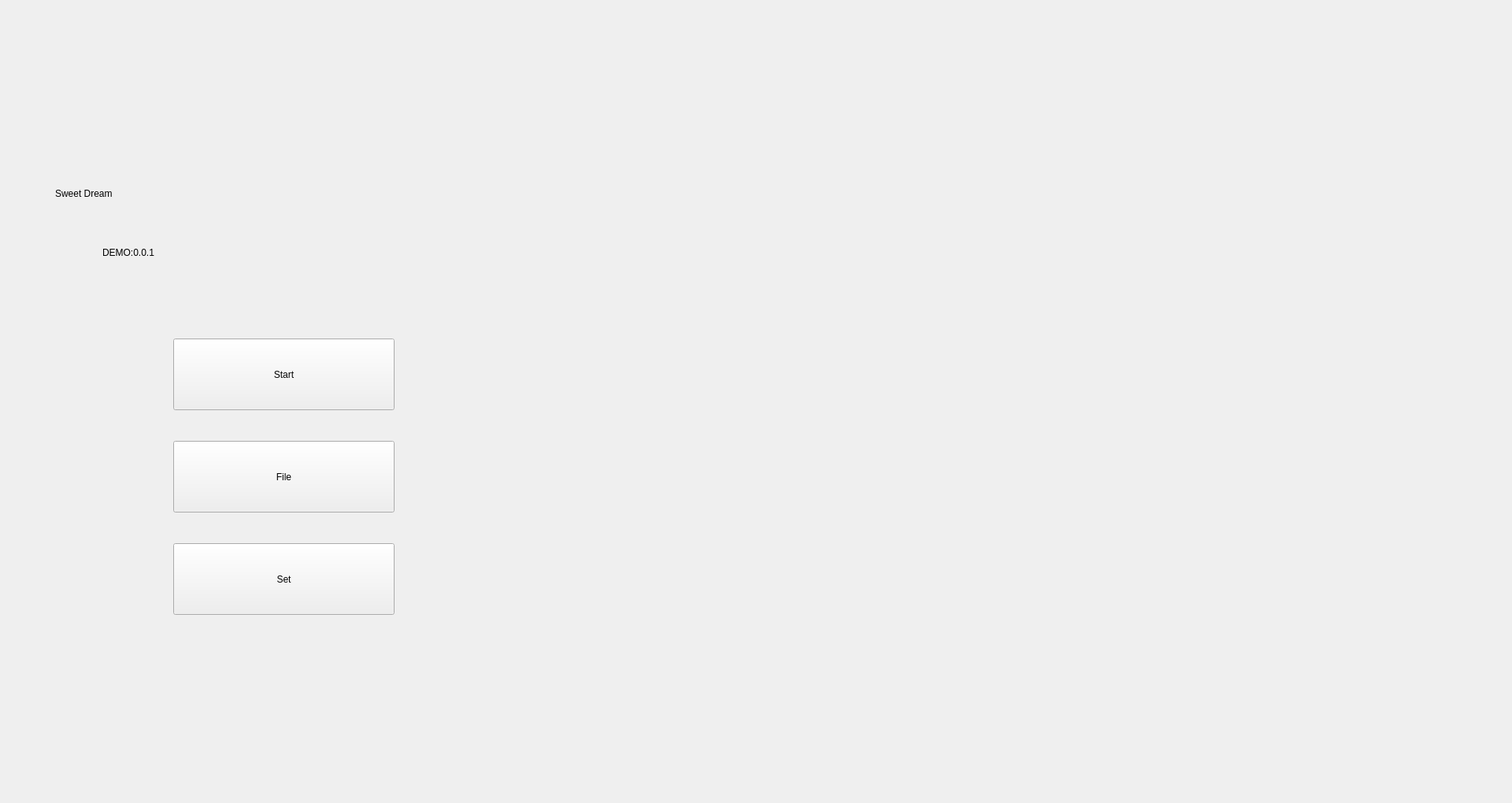
<?xml version="1.0" encoding="UTF-8"?>
<ui version="4.0">
 <class>Form</class>
 <widget class="QWidget" name="Form">
  <property name="geometry">
   <rect>
    <x>0</x>
    <y>0</y>
    <width>1920</width>
    <height>1020</height>
   </rect>
  </property>
  <property name="windowTitle">
   <string>Form</string>
  </property>
  <widget class="QLabel" name="lb_background_CA">
   <property name="geometry">
    <rect>
     <x>0</x>
     <y>0</y>
     <width>1920</width>
     <height>1020</height>
    </rect>
   </property>
   <property name="text">
    <string/>
   </property>
   <property name="pixmap">
    <pixmap resource="../../images/CreateUI/Create_CA.qrc">:/new/Create_A/lb_bakground_CA.jpg</pixmap>
   </property>
  </widget>
  <widget class="QLabel" name="lb_title_CA">
   <property name="geometry">
    <rect>
     <x>70</x>
     <y>200</y>
     <width>651</width>
     <height>91</height>
    </rect>
   </property>
   <property name="styleSheet">
    <string notr="true">font: italic 100pt &quot;Monotype Corsiva&quot;;</string>
   </property>
   <property name="text">
    <string>Sweet Dream</string>
   </property>
  </widget>
  <widget class="QLabel" name="lb_edition_CA">
   <property name="geometry">
    <rect>
     <x>130</x>
     <y>300</y>
     <width>271</width>
     <height>41</height>
    </rect>
   </property>
   <property name="styleSheet">
    <string notr="true">font: 32pt &quot;Verdana&quot;;</string>
   </property>
   <property name="text">
    <string>DEMO:0.0.1</string>
   </property>
  </widget>
  <widget class="QPushButton" name="pb_start_CA">
   <property name="geometry">
    <rect>
     <x>220</x>
     <y>430</y>
     <width>281</width>
     <height>91</height>
    </rect>
   </property>
   <property name="styleSheet">
    <string notr="true">font: 36pt &quot;微软雅黑&quot;;</string>
   </property>
   <property name="text">
    <string>Start</string>
   </property>
   <property name="iconSize">
    <size>
     <width>281</width>
     <height>91</height>
    </size>
   </property>
  </widget>
  <widget class="QPushButton" name="pb_set_CA">
   <property name="geometry">
    <rect>
     <x>220</x>
     <y>690</y>
     <width>281</width>
     <height>91</height>
    </rect>
   </property>
   <property name="styleSheet">
    <string notr="true">font: 36pt &quot;微软雅黑&quot;;</string>
   </property>
   <property name="text">
    <string>Set</string>
   </property>
  </widget>
  <widget class="QPushButton" name="pb_file_CA">
   <property name="geometry">
    <rect>
     <x>220</x>
     <y>560</y>
     <width>281</width>
     <height>91</height>
    </rect>
   </property>
   <property name="styleSheet">
    <string notr="true">font: 36pt &quot;微软雅黑&quot;;</string>
   </property>
   <property name="text">
    <string>File</string>
   </property>
  </widget>
 </widget>
 <resources>
  <include location="../../images/CreateUI/Create_CA.qrc"/>
 </resources>
 <connections/>
</ui>
